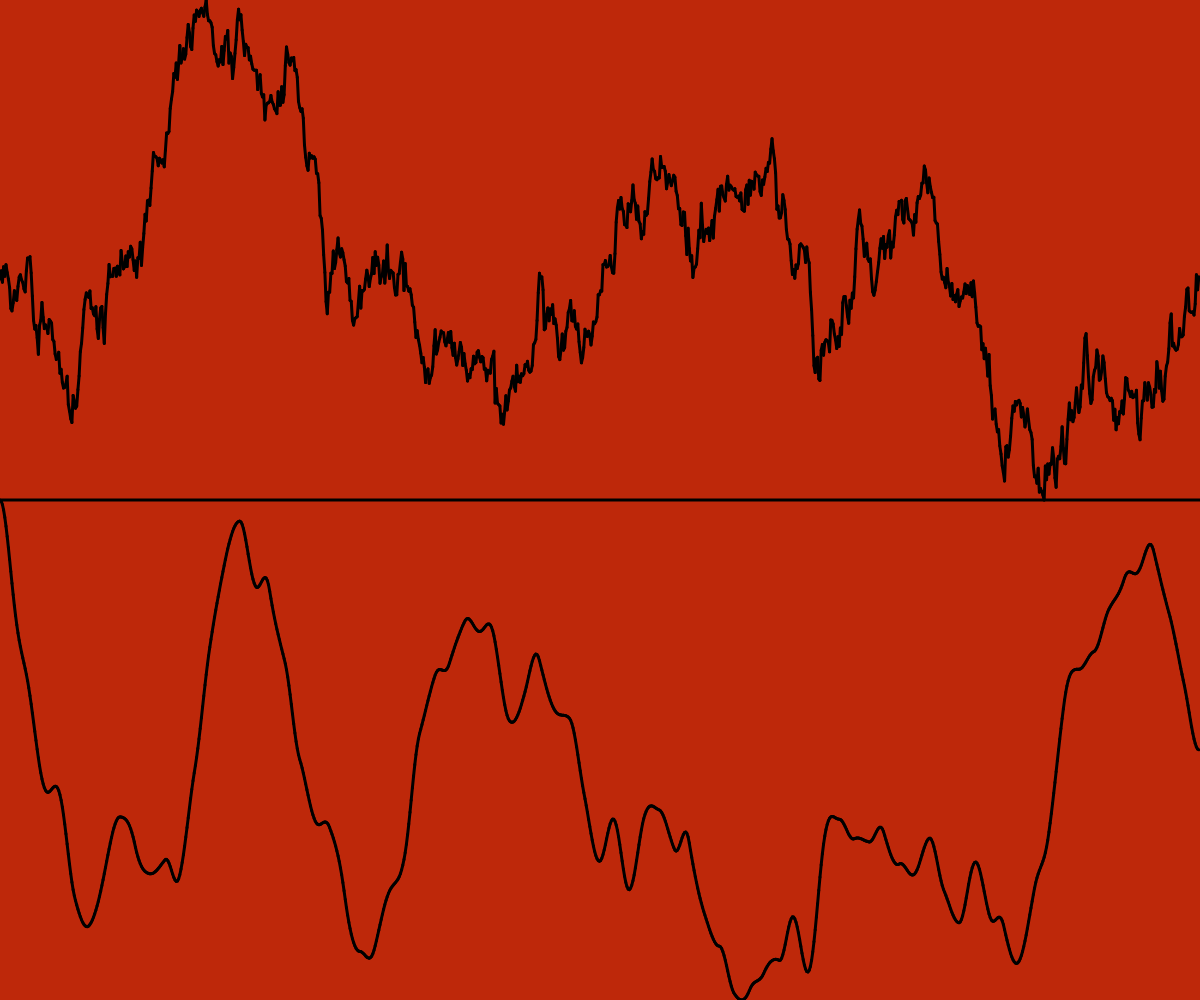
Frame 1 (no input)
Frame 60 (no input): identical to frame 1, image omitted
Frame 120 (the mouse pressed at the canvas centre since frame 60): identical to frame 1, image omitted

The p5.js sketch that drew this single still picture (run headless with seeded random() and noise() and a simulated clock; from frame 60 on, the mouse is pressed at the canvas centre):

// p5.js sketch
// ── sketch.js
let randomPerlins = [];
let randomCounts = [];
let randomNormals = [];

function setup() {
    // put setup code here
    createCanvas(windowWidth, windowHeight);

    var vn = 0
    var t = 0;
    for (var i=0; i<1001; i++){
        randomNormals[i] = vn;//;
        vn = vn + randomGaussian(0, 1);
        randomPerlins[i] = noise(t);//;
        t = t + 0.01;
        }
    
   }

function draw() {
    background(190,40,10)
   
    var w = windowWidth / randomNormals.length;
    strokeWeight(3);
    for (var i=0; i<randomNormals.length-1; i++){
        y1 = map(randomNormals[i],
                min(randomNormals),
                max(randomNormals),
                0,
                windowHeight/2 );
        y2 = map(randomNormals[i+1],
                min(randomNormals),
                max(randomNormals),
                0,
                windowHeight/2 );
    line(i*w,
        windowHeight/2 - y1,
        (i+1)*w,
        windowHeight/2 - y2);
    }
   
    line(0,
        windowHeight/2,
        windowWidth,
        windowHeight/2);

    var w = windowWidth / randomPerlins.length;
    strokeWeight(3);
    for (var i=0; i<randomPerlins.length-1; i++){
        y1 = map(randomPerlins[i],
                min(randomPerlins),
                max(randomPerlins),
                0,
                windowHeight/2 );
        y2 = map(randomPerlins[i+1],
                min(randomPerlins),
                max(randomPerlins),
                0,
                windowHeight/2 );
    line(i*w,
        windowHeight - y1,
        (i+1)*w,
        windowHeight - y2);
    }
   }
